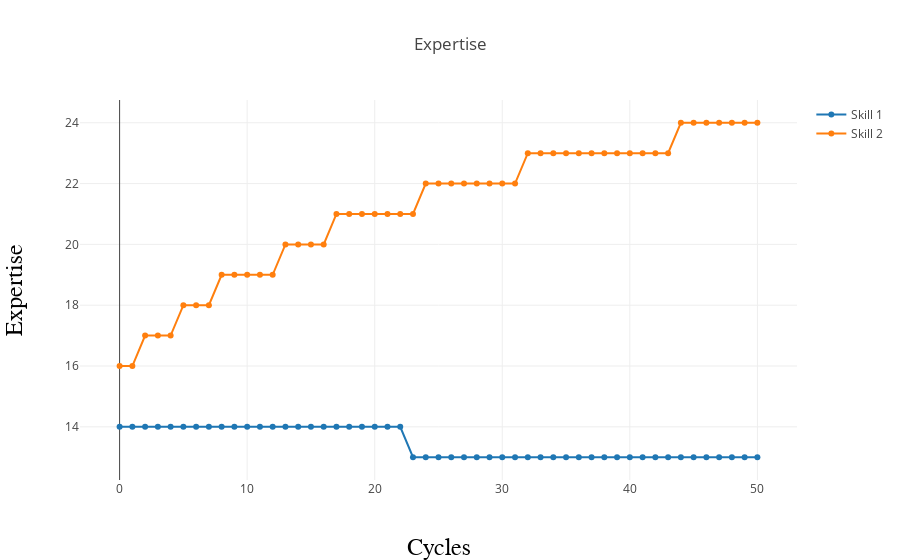

The code cell stored with this chart in its notebook:
### Markdown cell above
The following portion of code generates a plot showing the evolution of the expertise of the second agent over time.

### Code cell
my_workplace_exp1a.plot_skills(my_workplace_exp1a.agents[1])

### Figure 1 — Plotly figure (JSON) as saved in the notebook; plotly's stock layout.template omitted (floating-point values rounded to 4 significant figures)
{"data": [{"mode": "lines+markers", "name": "Skill 1", "type": "scatter", "uid": "0a7d328f-bc9e-48b2-875c-a728b28c04ab", "x": [0, 1, 2, 3, 4, 5, 6, 7, 8, 9, 10, 11, 12, 13, 14, 15, 16, 17, 18, 19, 20, 21, 22, 23, 24, 25, 26, 27, 28, 29, 30, 31, 32, 33, 34, 35, 36, 37, 38, 39, 40, 41, 42, 43, 44, 45, 46, 47, 48, 49, 50], "y": [14, 14, 14, 14, 14, 14, 14, 14, 14, 14, 14, 14, 14, 14, 14, 14, 14, 14, 14, 14, 14, 14, 14, 13, 13, 13, 13, 13, 13, 13, 13, 13, 13, 13, 13, 13, 13, 13, 13, 13, 13, 13, 13, 13, 13, 13, 13, 13, 13, 13, 13]}, {"mode": "lines+markers", "name": "Skill 2", "type": "scatter", "uid": "e7c08dab-a112-45f8-b691-a6a844e09aaf", "x": [0, 1, 2, 3, 4, 5, 6, 7, 8, 9, 10, 11, 12, 13, 14, 15, 16, 17, 18, 19, 20, 21, 22, 23, 24, 25, 26, 27, 28, 29, 30, 31, 32, 33, 34, 35, 36, 37, 38, 39, 40, 41, 42, 43, 44, 45, 46, 47, 48, 49, 50], "y": [16, 16, 17, 17, 17, 18, 18, 18, 19, 19, 19, 19, 19, 20, 20, 20, 20, 21, 21, 21, 21, 21, 21, 21, 22, 22, 22, 22, 22, 22, 22, 22, 23, 23, 23, 23, 23, 23, 23, 23, 23, 23, 23, 23, 24, 24, 24, 24, 24, 24, 24]}], "layout": {"title": "Expertise", "xaxis": {"title": "Cycles", "titlefont": {"color": "black", "family": "Arial, sans-serif", "size": 24}}, "yaxis": {"title": "Expertise", "titlefont": {"color": "black", "family": "Arial, sans-serif", "size": 24}}}}
